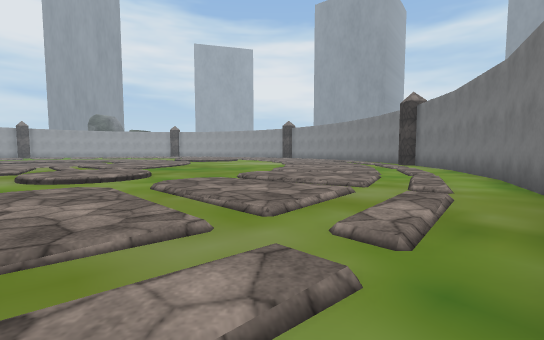
[1] (above)

16 first-person views from a walk through a scene from a Unity 3-D project. The camera is 1.2 m above the floor, tilts 4° down and sees 90° across. The floor is counted in squares, 2 m on a side. Each view is taken from the middle of a square. On the plan, view 1 faces up. The plan holds only what a view shows up to about 9 squares ahead; the rest is blank. The place goes on beyond the plan. The player is left out. Some animated figures are not drawn. Some surface patterns are stand-ins.

[2]
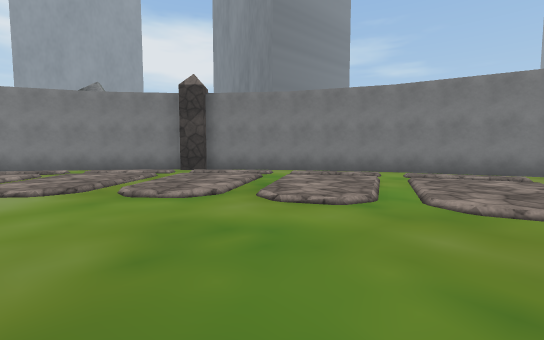

[3]
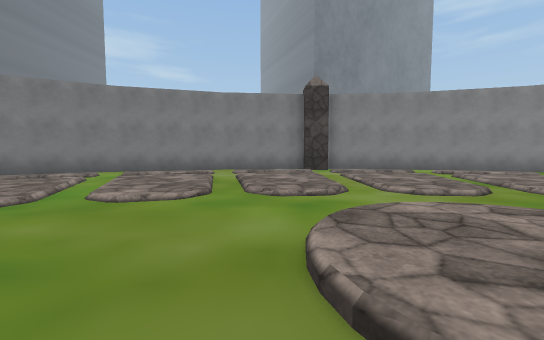

[4]
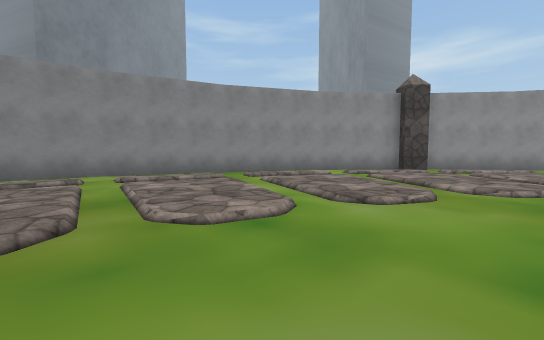

[5]
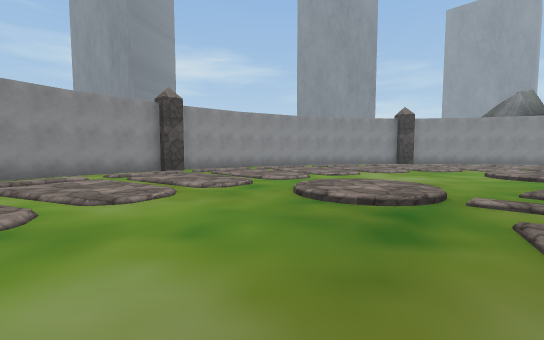

[6]
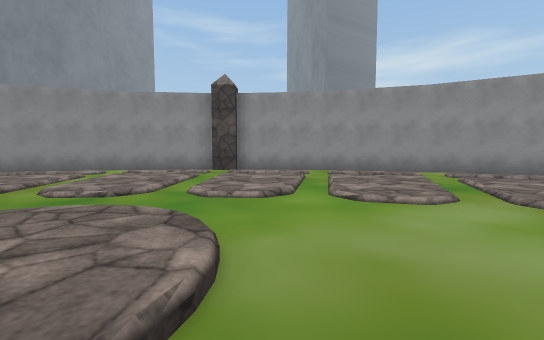

[7]
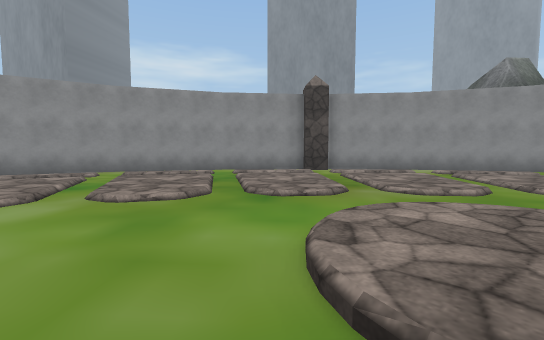

[8]
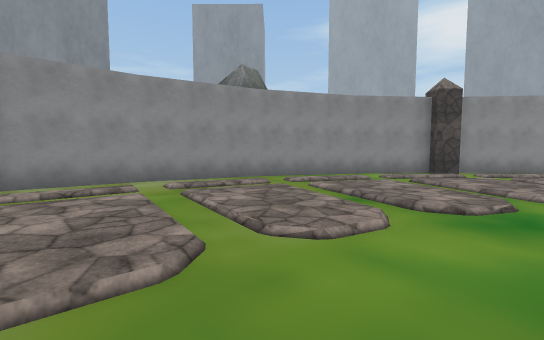

[9]
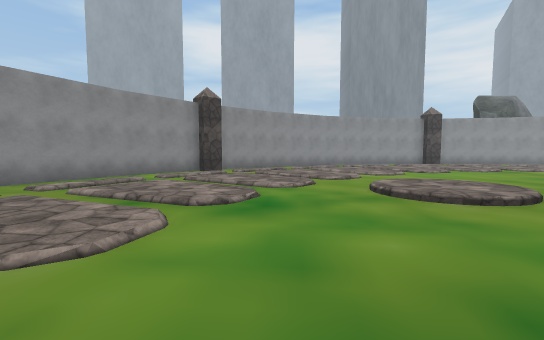

[10]
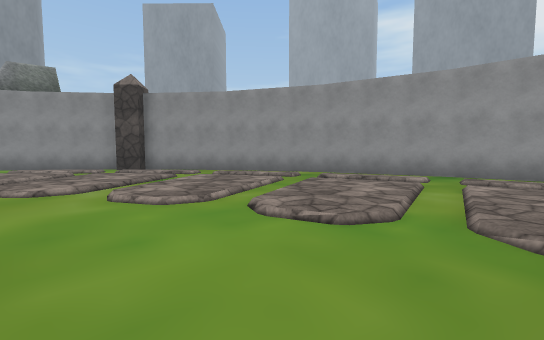

[11]
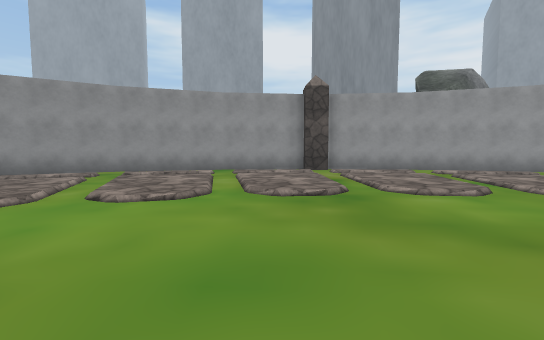

[12]
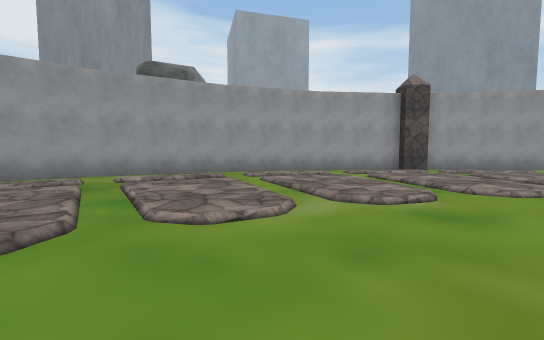

[13]
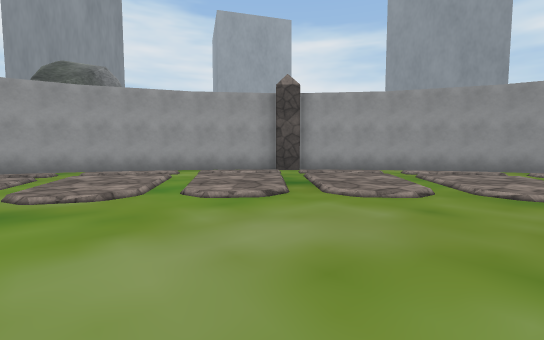

[14]
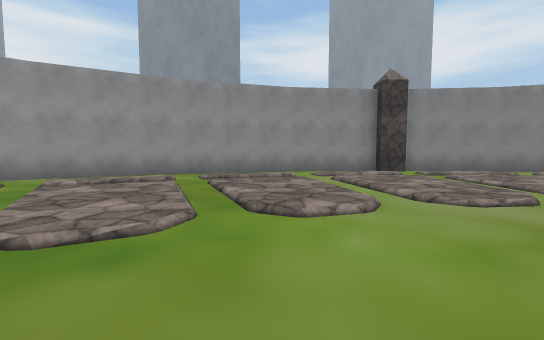

[15]
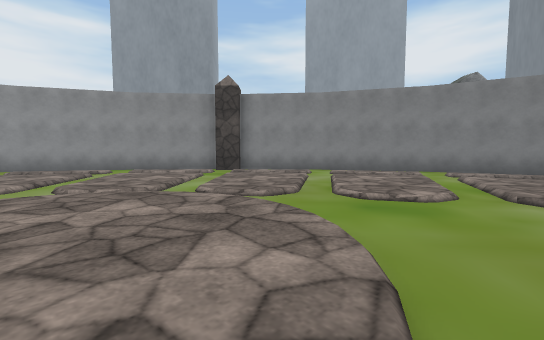

[16]
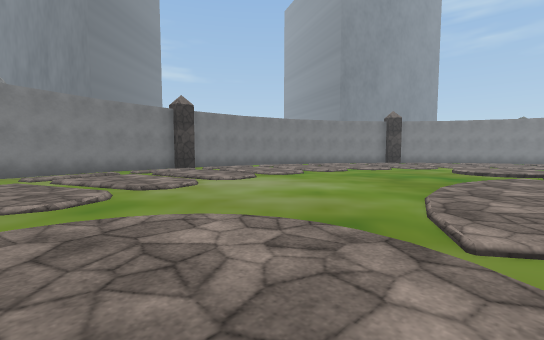

### Floor plan
Key: @ floor where view 1 was taken; # wall or solid block; . main floor; : floor 0.25 m higher than the main floor; = window, fence, low wall or low ledge.
Columns run from 25 left of view 1 to 6 right of it. Each row starts with its distance up from view 1.
 27             ###==###
 26          ###........###
 25        ##...:......:...##
 24       #..:..:.::::.:..:..#
 23      =....:.:.::::.:.:....=
 22     ==:.:::.::::::::.:::.:==
 21    #.:.::.::........::.::.:.#
 20   #...:.::............::.:...#
 19   #..:::..... ... ......:::..#
 18  #.:.:.:....   .     ::.:.:.:.#
 17  #..:::....         :::..:::..#
 16  #....:....         :::..:....#
 15 #.::::.....         ......::::.#
 14 #....:....          :.....:... #
 13 #..:::....          ::....:::. #
 12 =..:::.::.          ::....:::..=
 11 =..:::.::.          ::....:::. =
 10 #..:::....          ::....:::. #
  9 #....:....       ::.:.....:....#
  8 #.::::....       :.:......::::.#
  7  #....:...        :..:...:....#
  6  #..:::..:::..:..:..:::..:::..#
  5  #.:.:.:..:..........:..:.:.:.#
  4   #..:::.......::.......:::..#
  3   #...:.::.....::.....::.:...#
  2    #.:.::.::........::.::.:.#
  1     ==:.:::.::::::::.:::.:==
  0      =....:.:.::::.:.:...@=
 -1       #..:..:.::::.:..:..#
 -2        ##...:......:...##
 -3          ###........###
 -4             ###==###

Positions as (right, up) in squares from view 1, and headings:
1: (0, 0), facing up
2: (-3, 9), facing right
3: (-4, 8), facing down-right
4: (-5, 5), facing down
5: (-5, 6), facing down-left
6: (-11, 5), facing down
7: (-13, 6), facing down-left
8: (-16, 6), facing left
9: (-16, 6), facing up-left
10: (-16, 16), facing left
11: (-15, 15), facing up-left
12: (-14, 18), facing up
13: (-10, 18), facing up
14: (-7, 19), facing up-right
15: (-4, 15), facing up-right
16: (-5, 17), facing down-right
